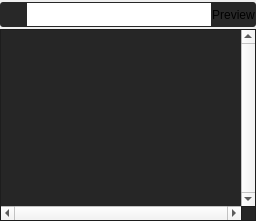
               <widget class="QWidget" name="tab_library">
                <attribute name="title">
                 <string>Library</string>
                </attribute>
                <layout class="QGridLayout" name="gridLayout_2">
                 <property name="leftMargin">
                  <number>0</number>
                 </property>
                 <property name="topMargin">
                  <number>2</number>
                 </property>
                 <property name="rightMargin">
                  <number>0</number>
                 </property>
                 <property name="bottomMargin">
                  <number>0</number>
                 </property>
                 <property name="spacing">
                  <number>2</number>
                 </property>
                 <item row="0" column="0">
                  <widget class="QFrame" name="frame_4">
                   <property name="minimumSize">
                    <size>
                     <width>0</width>
                     <height>25</height>
                    </size>
                   </property>
                   <property name="maximumSize">
                    <size>
                     <width>16777215</width>
                     <height>25</height>
                    </size>
                   </property>
                   <property name="styleSheet">
                    <string notr="true">QFrame{
	background: rgb(40,40,40);
    padding: 1px;
	border-radius: 3px;
}

</string>
                   </property>
                   <property name="frameShape">
                    <enum>QFrame::StyledPanel</enum>
                   </property>
                   <property name="frameShadow">
                    <enum>QFrame::Raised</enum>
                   </property>
                   <layout class="QHBoxLayout" name="horizontalLayout">
                    <property name="spacing">
                     <number>1</number>
                    </property>
                    <property name="leftMargin">
                     <number>0</number>
                    </property>
                    <property name="topMargin">
                     <number>0</number>
                    </property>
                    <property name="rightMargin">
                     <number>0</number>
                    </property>
                    <property name="bottomMargin">
                     <number>0</number>
                    </property>
                    <item>
                     <widget class="QPushButton" name="pushButton_ClearSearch">
                      <property name="sizePolicy">
                       <sizepolicy hsizetype="Minimum" vsizetype="Minimum">
                        <horstretch>0</horstretch>
                        <verstretch>0</verstretch>
                       </sizepolicy>
                      </property>
                      <property name="minimumSize">
                       <size>
                        <width>25</width>
                        <height>0</height>
                       </size>
                      </property>
                      <property name="maximumSize">
                       <size>
                        <width>25</width>
                        <height>16777215</height>
                       </size>
                      </property>
                      <property name="toolTip">
                       <string>Clear search</string>
                      </property>
                      <property name="styleSheet">
                       <string notr="true">border-top-right-radius: 0;
border-bottom-right-radius: 0;</string>
                      </property>
                      <property name="text">
                       <string/>
                      </property>
                      <property name="icon">
                       <iconset resource="images.qrc">
                        <normaloff>:/icons/remove.png</normaloff>:/icons/remove.png</iconset>
                      </property>
                      <property name="iconSize">
                       <size>
                        <width>22</width>
                        <height>22</height>
                       </size>
                      </property>
                     </widget>
                    </item>
                    <item>
                     <widget class="QLineEdit" name="lineEdit_Search">
                      <property name="sizePolicy">
                       <sizepolicy hsizetype="Expanding" vsizetype="Minimum">
                        <horstretch>0</horstretch>
                        <verstretch>0</verstretch>
                       </sizepolicy>
                      </property>
                      <property name="minimumSize">
                       <size>
                        <width>0</width>
                        <height>0</height>
                       </size>
                      </property>
                      <property name="maximumSize">
                       <size>
                        <width>16777215</width>
                        <height>16777215</height>
                       </size>
                      </property>
                      <property name="toolTip">
                       <string>Search library</string>
                      </property>
                      <property name="styleSheet">
                       <string notr="true">border-radius: 0;</string>
                      </property>
                     </widget>
                    </item>
                    <item>
                     <widget class="QPushButton" name="pushButton_LibraryPreview">
                      <property name="sizePolicy">
                       <sizepolicy hsizetype="Minimum" vsizetype="Minimum">
                        <horstretch>0</horstretch>
                        <verstretch>0</verstretch>
                       </sizepolicy>
                      </property>
                      <property name="maximumSize">
                       <size>
                        <width>16777215</width>
                        <height>16777215</height>
                       </size>
                      </property>
                      <property name="toolTip">
                       <string>Toggle Preview Mode for previewing library items</string>
                      </property>
                      <property name="styleSheet">
                       <string notr="true">border-top-left-radius: 0;
border-bottom-left-radius: 0;</string>
                      </property>
                      <property name="text">
                       <string>Preview</string>
                      </property>
                      <property name="checkable">
                       <bool>true</bool>
                      </property>
                      <property name="checked">
                       <bool>false</bool>
                      </property>
                     </widget>
                    </item>
                   </layout>
                  </widget>
                 </item>
                 <item row="1" column="0">
                  <widget class="QTreeWidget" name="treeWidget">
                   <property name="contextMenuPolicy">
                    <enum>Qt::CustomContextMenu</enum>
                   </property>
                   <property name="styleSheet">
                    <string notr="true">QTreeWidget {
background-color: rgb(38, 38, 38);
border-color: rgb(40, 40, 40);
}</string>
                   </property>
                   <property name="verticalScrollBarPolicy">
                    <enum>Qt::ScrollBarAlwaysOn</enum>
                   </property>
                   <property name="horizontalScrollBarPolicy">
                    <enum>Qt::ScrollBarAlwaysOn</enum>
                   </property>
                   <property name="autoExpandDelay">
                    <number>-1</number>
                   </property>
                   <property name="indentation">
                    <number>8</number>
                   </property>
                   <property name="wordWrap">
                    <bool>false</bool>
                   </property>
                   <property name="headerHidden">
                    <bool>true</bool>
                   </property>
                   <property name="expandsOnDoubleClick">
                    <bool>false</bool>
                   </property>
                   <attribute name="headerVisible">
                    <bool>false</bool>
                   </attribute>
                   <column>
                    <property name="text">
                     <string>Soundfonts</string>
                    </property>
                   </column>
                  </widget>
                 </item>
                </layout>
               </widget>
